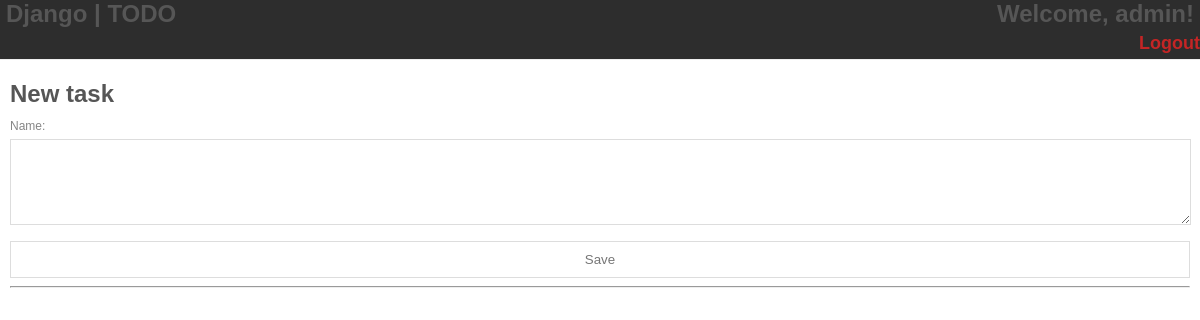
/ (signed in), run on an earlier commit of the app's database.
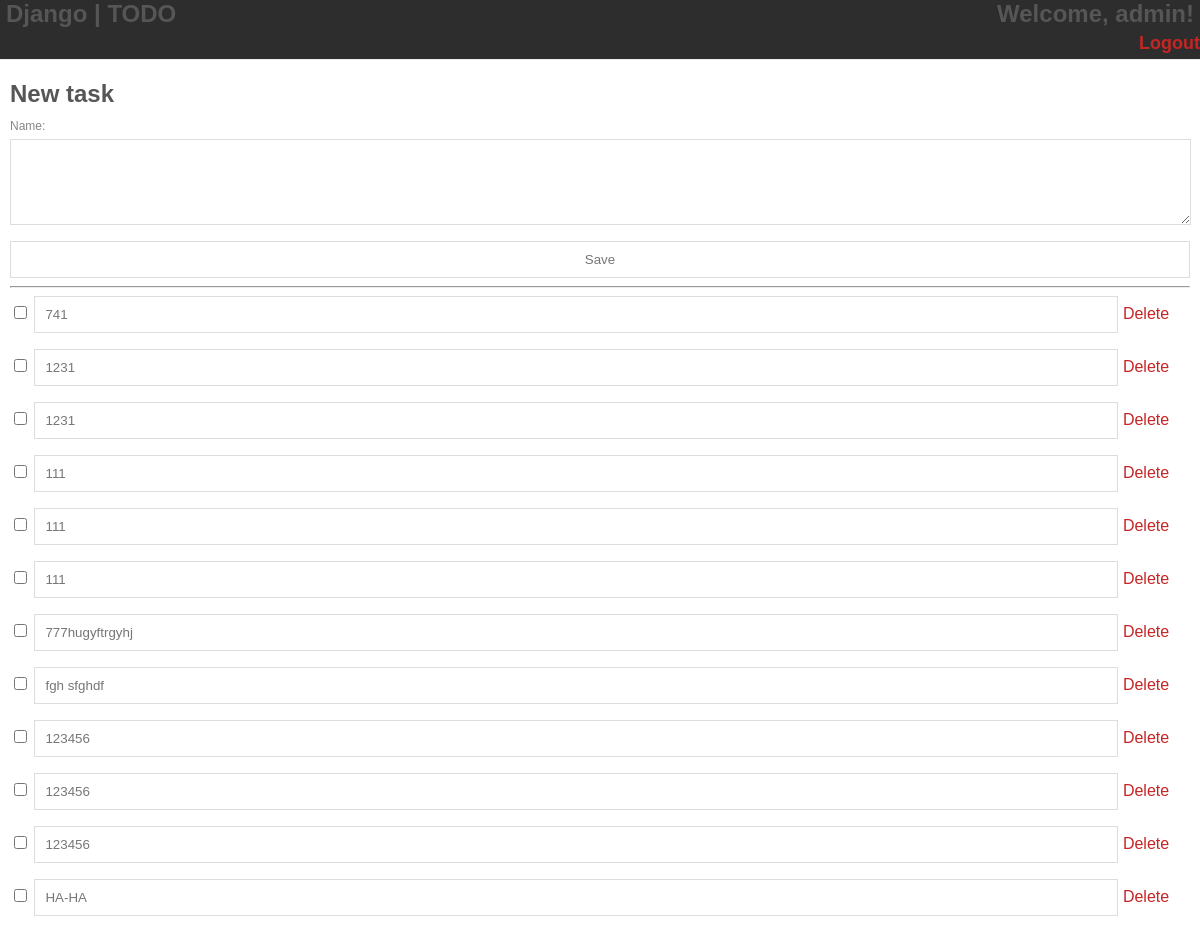
And on a later commit of the database.
### todolist/models.py (models this page shows)
class Task(models.Model):
    user = models.ForeignKey(User, blank=True, null=True, on_delete=models.CASCADE)
    name = models.TextField(max_length=1000)
    done = models.BooleanField(default=False)
    dateCreated = models.DateTimeField('Date created', auto_now_add=True)
    def __str__(self):
        if self.done:
            return "%s (done)" % self.name
        else:
            return self.name

### todolist/views.py (the view)
# urls.py: url(r'^$', views.index, name='index'),
@login_required
def index(request):
    if request.method == "POST":
        form = PostForm(request.POST)
        if form.is_valid():
            post = form.save(commit=False)
            post.user = request.user
            post.save()
    tasks = Task.objects.filter(user=request.user)
    form = PostForm()
    return render(request, "index.html", {
            'tasks': tasks,
            'form': form
        })

### todolist/forms.py
class PostForm(forms.ModelForm):
    class Meta:
        model = Task
        fields = ['name']

### todolist/templates/index.html (shortened to what this page needs)
{% extends 'base.html' %}
{% block content %}
<body>
	<h1>New task</h1>
	<form method="POST" class="post-form">{% csrf_token %}
		{{ form.as_p }}
		<button type="submit" id="id_submit">Save</button>
	</form>
	<hr>
	<form method="post">
		{% for task in tasks %}
			<p>
			{% if task.done %}
				<input type="checkbox" checked onChange="return location.href = '{% url 'chenge_checked' pk=task.pk %}'">
			{% else %}
				<input type="checkbox" onChange="return location.href = '{% url 'chenge_checked' pk=task.pk %}'">
			{% endif %}
			<input style='width:90%' type="text" value="{{ task }}" onChange="return location.href = '{% url 'delete' pk=task.pk %}'">
			<a href="{% url 'delete' pk=task.pk %}" id="id_delete">Delete</a>
			</p>
		{% endfor %}
	</form>
</body>
{% endblock %}

### todolist/templates/base.html (shortened to what this page needs)
<!DOCTYPE html PUBLIC "-//W3C//DTD XHTML 1.0 Transitional//EN" "http://www.w3.org/TR/xhtml1/DTD/xhtml1-transitional.dtd">
{% load staticfiles %}
<html>
    <head>
        <link href="{% static 'style.css' %}" rel="stylesheet" type="text/css" />
    </head>
    <body>
        <header>
			<div align="center">
				<table width="99%">
					<tr>
						<td>
							<h1 align="left">Django | TODO</h1>
						</td>
						<td>
							{% if user.username != "" %}
								<h1 align="right">Welcome, {{ user.username }}!</h1>
							{% endif %}
						</td>
					</tr>
				</table>
			</div>
            <div>
				{% if user.username != "" %}
					<h2 align="right"><a href="{% url 'logout' %}">Logout</a></h2>
				{% endif %}
			</div>
        </header>
	<article>
            {% block content %}{% endblock %}
    </article>
    </body>
</html>

### todolist/static/style.css (style rules this page uses)
html,body,div,span,applet,object,iframe,h1,h2,h3,h4,h5,h6,p,blockquote,pre,a,abbr,acronym,address,big,cite,code,del,dfn,em,img,ins,kbd,q,s,samp,small,strike,strong,sub,sup,tt,var,b,u,i,dl,dt,dd,ol,nav ul,nav li,fieldset,form,label,legend,table,caption,tbody,tfoot,thead,tr,th,td,article,aside,canvas,details,embed,figure,figcaption,footer,header,hgroup,menu,nav,output,ruby,section,summary,time,mark,audio,video { margin:0;padding:0;border:0;font-size:100%;font:inherit;vertical-align:baseline; }
article, aside, details, figcaption, figure,footer, header, hgroup, menu, nav, section { display: block; }
table { border-collapse:collapse;border-spacing:0; }
a { text-decoration:none; }
body { font-family:Arial, Helvetica, sans-serif; }
article { padding:20px 10px; font-size:16px; color:#868686; }
a { color:#c52525; }
h1, h2, h3, h4, h5, h6 { font-weight:bold; color:#565656; }
h1 { font-size: 24px; margin:0 0 .2em 0; }
h2 { font-size: 18px; margin:0 0 .3em 0; }
p { line-height:26px; margin:0 0 16px 0; }
form label { font-size:12px; margin-bottom: 0.4em; }
form input[type=text], form input[type=password] { width:180px; }
form input[type=text], form input[type=password],textarea { border:1px solid #ddd; }
form input[type=text], form input[type=password],textarea { -webkit-appearance:none; -moz-appearance:none; }
form textarea { width:180px; height:80px; }
form input[type=text] { border:1px solid #ddd; background:#fff; color:#767676; padding: 10px; margin:0; cursor: pointer; }
form button { border:1px solid #ddd; background:#fff; color:#767676; padding: 10px; margin:0; cursor: pointer; }
header { border-bottom:1px solid #eee; background:#2d2d2d; }

### todolist/templates/index.html (style rules this page uses)
#id_name { width: 99.6%; }
#id_submit { width: 100%; }
#id_delete { width: 5%; }

What changed in the data, as far as the page shows it:
added Task: done+name "741"
added Task: done+name "1231"
added Task: done+name "1231"
added Task: done+name "111"
added Task: done+name "111"
added Task: done+name "111"
added Task: done+name "777hugyftrgyhj"
added Task: done+name "fgh sfghdf"
added Task: done+name "123456"
added Task: done+name "123456"
added Task: done+name "123456"
added Task: done+name "HA-HA"
